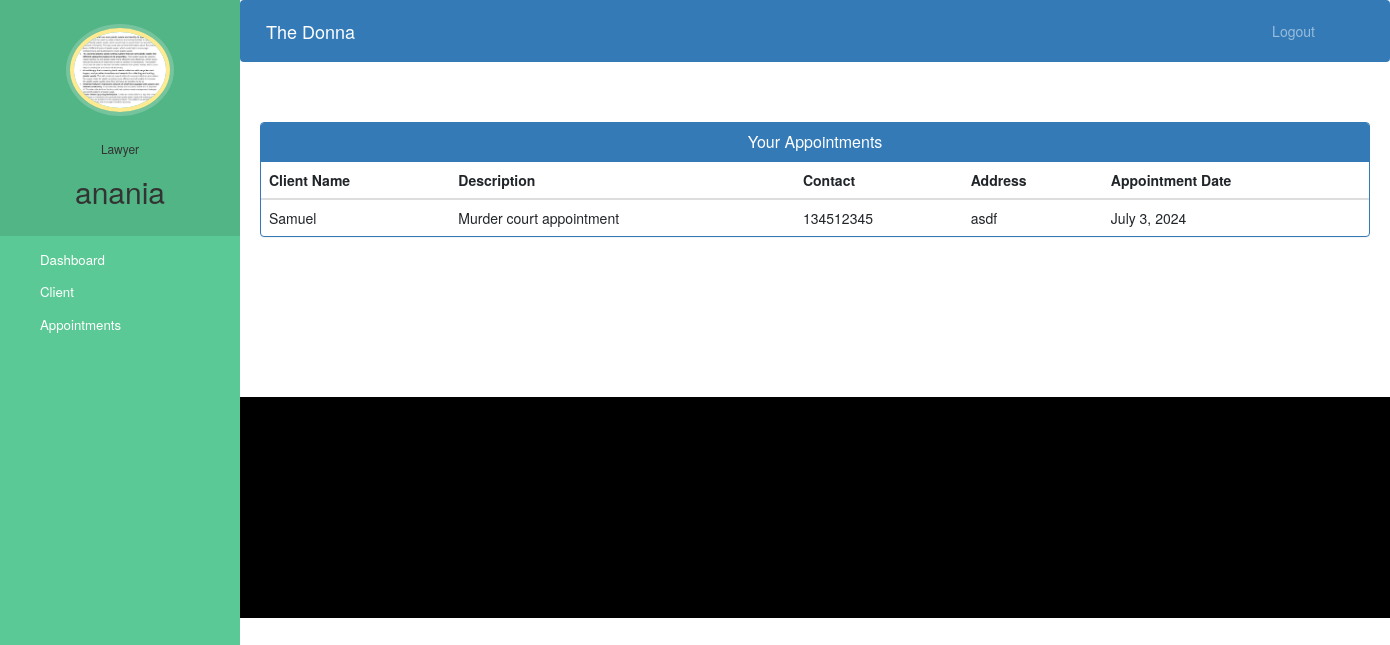
The app's page /lawyer-view-appointment (signed in) with its own data.
### lawfirm/models.py (models this page shows, shortened)
class Lawyer(models.Model):
    user=models.OneToOneField(User,on_delete=models.CASCADE)
    profile_pic= models.ImageField(upload_to='profile_pic/LawyerProfilePic/',null=True,blank=True)
    address = models.CharField(max_length=40)
    mobile = models.CharField(max_length=20,null=True)
    department= models.CharField(max_length=50,choices=departments,default='Criminal Defense Lawyer')
    status=models.BooleanField(default=False)

class Appointment(models.Model):
    clientId=models.PositiveIntegerField(null=True)
    lawyerId=models.PositiveIntegerField(null=True)
    clientName=models.CharField(max_length=40,null=True)
    lawyerName=models.CharField(max_length=40,null=True)
    appointmentDate=models.DateField(auto_now=True)
    description=models.TextField(max_length=500)
    status=models.BooleanField(default=False)

class Client(models.Model):
    user=models.OneToOneField(User,on_delete=models.CASCADE)
    profile_pic= models.ImageField(upload_to='profile_pic/ClientProfilePic/',null=True,blank=True)
    address = models.CharField(max_length=40)
    mobile = models.CharField(max_length=20,null=True)
    case_complaint = models.CharField(max_length=100,null=False)
    assignedLawyerId = models.PositiveIntegerField(null=True)
    complaintDate=models.DateField(auto_now=True)
    status=models.BooleanField(default=False)

### lawfirm/views.py (the view)
# urls.py: path('lawyer-view-appointment', views.lawyer_view_appointment_view,name='lawyer-view-appointment'),
@login_required(login_url='lawyerlogin')
@user_passes_test(is_lawyer)
def lawyer_view_appointment_view(request):
    lawyer=models.Lawyer.objects.get(user_id=request.user.id) #for profile picture of lawyer in sidebar
    appointments=models.Appointment.objects.all().filter(status=True,lawyerId=request.user.id)
    clientid=[]
    for a in appointments:
        clientid.append(a.clientId)
    clients=models.Client.objects.all().filter(status=True,user_id__in=clientid)
    appointments=zip(appointments,clients)
    return render(request,'lawfirm/lawyer_view_appointment.html',{'appointments':appointments,'lawyer':lawyer})

### lawfirm/views.py (called while the page is built)
def is_lawyer(user):
    return user.groups.filter(name='LAWYER').exists()

### templates/lawfirm/lawyer_view_appointment.html (shortened to what this page needs)
{% extends 'lawfirm/lawyer_base.html' %}
{% block content %}
{%load static%}
<head>
  <link href="//netdna.bootstrapcdn.com/bootstrap/3.0.0/css/bootstrap.min.css" rel="stylesheet" id="bootstrap-css">
</head>
<div class="container">
  <div class="panel panel-primary">
    <div class="panel-heading">
      <h6 class="panel-title">Your Appointments</h6>
    </div>
    <table class="table table-hover" id="dev-table">
      <thead>
        <tr>
          <th>Client Name</th>
          <th>Description</th>
          <th>Contact</th>
          <th>Address</th>
          <th>Appointment Date</th>
        </tr>
      </thead>
      {% for a,p in appointments %}
      <tr>
        <td>{{a.clientName}}</td>
        <td>{{a.description}}</td>
        <td>{{p.mobile}}</td>
        <td>{{p.address}}</td>
        <td>{{a.appointmentDate}}</td>
      </tr>
      {% endfor %}
    </table>
  </div>
</div>
{% endblock content %}

### templates/lawfirm/lawyer_base.html (shortened to what this page needs)
<!DOCTYPE html>
{% load static %}
<html lang="en">
<head>
  <link rel="stylesheet" href="https://stackpath.bootstrapcdn.com/bootstrap/4.3.1/css/bootstrap.min.css">
  <link rel="stylesheet" href="https://maxcdn.bootstrapcdn.com/font-awesome/4.7.0/css/font-awesome.min.css">
</head>
<body>
  <nav class="menu" tabindex="0">
    <header class="avatar">
      <img src="{% static lawyer.profile_pic.url %}" alt="Profile Pic" />
      <br><br>
      <h6>Lawyer</h6>
      <h2>{{request.user.first_name}}</h2>
    </header>
    <ul>
      <li tabindex="0" class="icon-dashboard"> <a style="color:white; text-decoration:none;" href="/lawyer-dashboard"><span>Dashboard</span></a> </li>
      <li tabindex="0" class="icon-users"> <a style="color:white; text-decoration:none;" href="/lawyer-client"><span>Client</span></a></li>
      <li tabindex="0" class="icon-calendar"> <a style="color:white; text-decoration:none;" href="/lawyer-appointment"><span>Appointments</span></a></li>
    </ul>
  </nav>
  <main>
    <div class="bs-example">
      <nav class="navbar navbar-expand-md  navbar-dark fixed-top" style="background:#337AB7;">
        <a href="/lawyer-dashboard" class="navbar-brand">The Donna</a>
        <div class="collapse navbar-collapse justify-content-between" id="navbarCollapse">
          <div class="navbar-nav" style=" margin-left: 90%;">
            <a href="/logout" class="nav-item nav-link">Logout</a>
          </div>
        </div>
      </nav>
    </div>
    <br><br>
    {% block content %}
    {% endblock content %}
    <br><br><br><br><br><br><br>
    <footer>
      <br>
      <div class="container">
        <div class="row">
          <div class="col-md-12 col-sm-12">
          </div>
        </div>
      </div>
    </footer>
  </main>
</body>
</html>

### templates/lawfirm/lawyer_base.html (style rules this page uses)
a:link { text-decoration: none; }
a { color: white; }
footer { padding: 0px 0px 0px 0px; background-color: black; margin: 0px; }
body { padding-left: 240px; }
main { position: relative; height: 100vh; }
.menu { background: #5bc995; height: 100vh; width: 240px; position: fixed; top: 0px; left: 0; z-index: 5; outline: none; }
.menu .avatar { background: rgba(0, 0, 0, 0.1); padding: 2em 0.5em; text-align: center; }
.menu .avatar img { width: 100px; border-radius: 50%; overflow: hidden; border: 4px solid #ffea92; box-shadow: 0 0 0 4px rgba(255, 255, 255, 0.2); }
.menu .avatar h2 { font-weight: normal; margin-bottom: 0; }
.menu ul { list-style: none; padding: 0.5em 0; margin: 0; }
.menu ul li { padding: 0.5em 1em 0.5em 3em; font-size: 0.95em; font-weight: regular; background-repeat: no-repeat; background-position: left 15px center; background-size: auto 20px; transition: all 0.15s linear; cursor: pointer; }
.menu ul li.icon-dashboard { background-image: url("http://www.entypo.com/images//gauge.svg"); }
.menu ul li.icon-users { background-image: url("http://www.entypo.com/images//users.svg"); }
.menu ul li.icon-calendar { background-image: url("http://www.entypo.com/images//calendar.svg"); }

### templates/lawfirm/lawyer_view_appointment.html (style rules this page uses)
a:link { text-decoration: none; }
h6 { text-align: center; }
.row { margin: 100px; }

### records on screen
Lawyer: profile_pic (picture)
Appointment: clientName "Samuel", description "Murder court appointment", mobile "134512345", address "asdf", appointmentDate "July 3, 2024"

### other values on screen
{{ request.user.first_name }} "anania"
